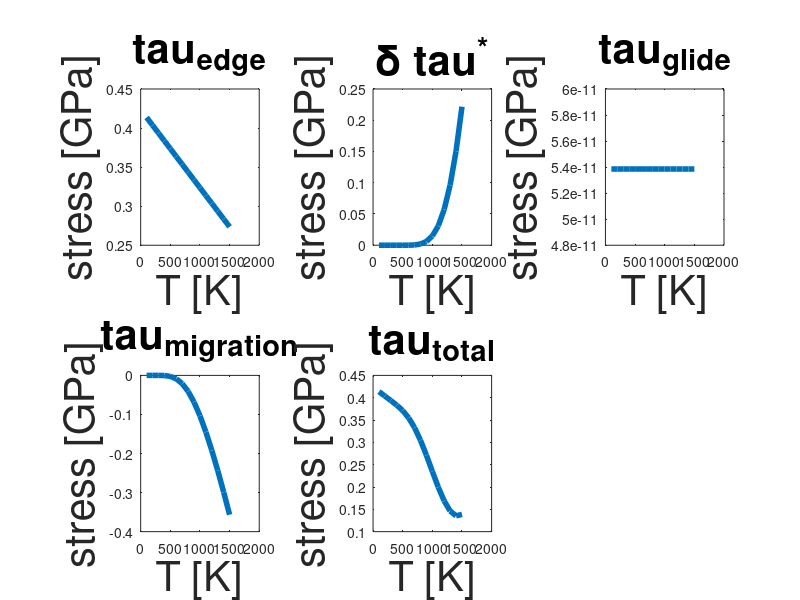

Recreate this plot in MATLAB.
clear;close all;clc
Tlist = 100:100:1500;
tau_edge_list = [];
delta_tau_list = [];
Bedge_vgl_list = [];
Bedge_qm_list = [];

tau_total_list = [];
    





for i = 1:size(Tlist,2)
    T = Tlist(i)

    k=8.617e-5; % eV K-1
    alpha = 0.5;
    mu = 94; %GPa
    a0 = 3.24;%A
    b=sqrt(3)/2*a0;%A
    w=sqrt(6)/3*a0;%A
    
%     if T>=500
%         Ef = 0.13;
%     else
%         Ef = 0.02;
%     end

    Ef=0.7
%     Ef = 1.375

    rho = 5e12*1e-20;%A^-2
    mu0_prime = 1e13;%s^-1
    Em=0.32;%eV

%     Em=0.19;%eV
    
    dot_epsilon0 = 1e-04; %s^-1
    Bedge = 2.12e-10*1e-3;%GPa*s
    vgl = dot_epsilon0/rho/b;
    qm = mu0_prime*exp(-Em/k/T);
    
    tau_edge = (423.6-0.1*T)*1e-3; %GPa
    delta_tau = alpha*mu*b/w*exp(-Ef/k/T);%GPa
    tau_glide = Bedge*vgl/b;
    tau_jump = -2*Bedge*qm;
    tau_total= tau_edge+delta_tau+tau_glide+tau_jump;
    tau_edge_list = [tau_edge_list,tau_edge];
    delta_tau_list = [delta_tau_list,delta_tau];
    Bedge_vgl_list = [Bedge_vgl_list,tau_glide];
    Bedge_qm_list = [Bedge_qm_list,tau_jump];
    tau_total_list = [tau_total_list,tau_total];

end

subplot(2,3,1)
plot(Tlist,tau_edge_list,'LineWidth',4)
title('tau_{edge}', 'FontSize', 30)
xlabel('T [K]', 'FontSize', 30)
ylabel('stress [GPa]', 'FontSize', 30)

subplot(2,3,2)
plot(Tlist,delta_tau_list,'LineWidth',4)
title('\delta tau^*', 'FontSize', 30)
xlabel('T [K]', 'FontSize', 30)
ylabel('stress [GPa]', 'FontSize', 30)

subplot(2,3,3)
plot(Tlist,Bedge_vgl_list,'LineWidth',4)
title('tau_{glide}', 'FontSize', 30)
xlabel('T [K]', 'FontSize', 30)
ylabel('stress [GPa]', 'FontSize', 30)

subplot(2,3,4)
plot(Tlist,Bedge_qm_list,'LineWidth',4)
title('tau_{migration}', 'FontSize', 30)
xlabel('T [K]', 'FontSize', 30)
ylabel('stress [GPa]', 'FontSize', 30)

subplot(2,3,5)
plot(Tlist,tau_total_list,'LineWidth',4)
title('tau_{total}', 'FontSize', 30)
xlabel('T [K]', 'FontSize', 30)
ylabel('stress [GPa]', 'FontSize', 30)


